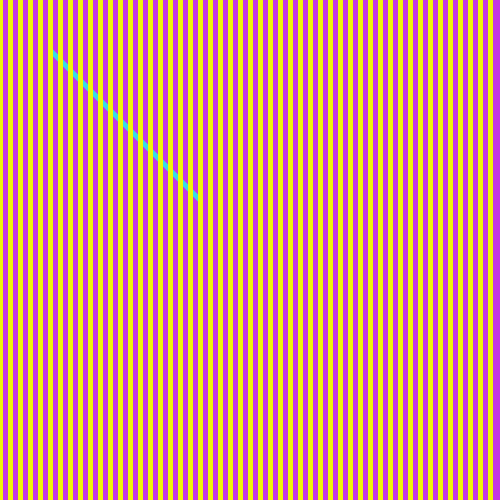
Frame 1 (no input)
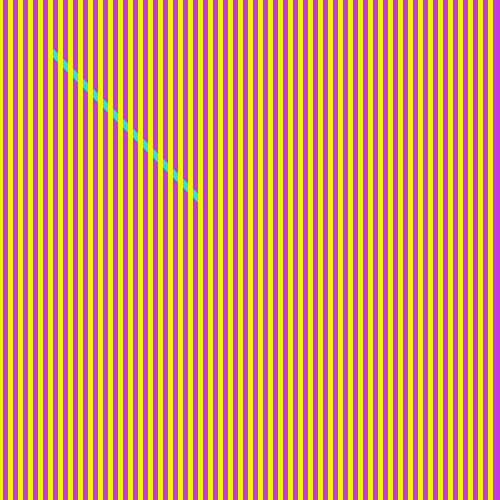
Frame 60 (the mouse pressed at the canvas centre just before this capture)
Frame 120 (the mouse held since frame 60 and released just before this capture): identical to frame 60, image omitted

The Processing sketch that drew these frames (run headless with seeded random() and noise(); from frame 60 on, the mouse is pressed at the canvas centre):

// Processing sketch: Unit2_build_up_piece
// ── Unit2_build_up_piece.pde
void setup() {
  size(500, 500);
  background (195, 57, 227);
}

void draw() {
  stroke(57, 222, 227); 
  strokeWeight(5);
  line(50, 50, 200, 200);
  
  for (int i = 0; i < width; i += 10) {
    stroke(240, 245, 7);
    strokeWeight(5);
    line(i, #F0F507, i, height); 
    
    int lineCreation;

// random (1) => [0..1) inclusive, 1 exclusive

lineCreation = floor(random(4)) + 1; // [1..4]
println("l4:\t", lineCreation);
  }
}
 
